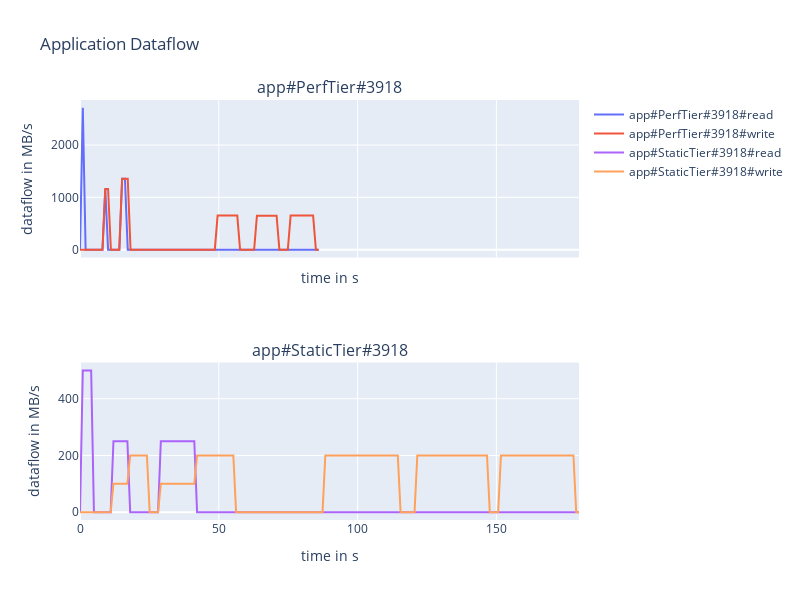

Here is the notebook cell this chart was saved with:
### Code cell
bw_normed = (bw/1e6).tolist()
app1 = Application(env, name=f"StaticTier#{jobid}",                  
                    compute=representation["events"],
                    read=representation["read_volumes"],
                    write=representation["write_volumes"],
                    #read_bw=bw_normed, write_bw=bw_normed, 
                    data=data)

app2 = Application(env, name=f"PerfTier#{jobid}",                  
                    compute=representation["events"],
                    read=representation["read_volumes"],
                    write=representation["write_volumes"],
                    read_bw=bw_normed, write_bw=bw_normed, 
                    data=data)
env.process(app1.run(cluster, placement=[1]*(len(representation["events"]))))
env.process(app2.run(cluster, placement=[0]*(len(representation["events"]))))
env.run()
fig = display_apps_dataflow(data, cluster, width=800, height=600)
fig.show()

### Figure 1 — Plotly figure (JSON) as saved in the notebook; plotly's stock layout.template omitted (floating-point values rounded to 4 significant figures; data arrays with more than 128 entries replaced by an {"elided": "..."} marker saying what was removed)
{"data": [{"line": {"shape": "linear"}, "name": "app#PerfTier#3918#read", "text": ["COMPUTE|volume=0B", "COMPUTE|volume=0B", "READ|on:tier1|volume=1.73 GB", "READ|on:tier1|volume=1.73 GB", "COMPUTE|volume=0B", "COMPUTE|volume=0B", "READ|on:tier1|volume=1.59 GB", "READ|on:tier1|volume=1.59 GB", "WRITE|on:tier1|volume=1.59 GB", "WRITE|on:tier1|volume=1.59 GB", "WRITE|on:tier1|volume=450.01 MB", "WRITE|on:tier1|volume=450.01 MB", "COMPUTE|volume=0B", "COMPUTE|volume=0B", "READ|on:tier1|volume=3.17 GB", "READ|on:tier1|volume=3.17 GB", "WRITE|on:tier1|volume=3.17 GB", "WRITE|on:tier1|volume=3.17 GB", "WRITE|on:tier1|volume=970.03 MB", "WRITE|on:tier1|volume=970.03 MB", "COMPUTE|volume=0B", "COMPUTE|volume=0B", "READ|on:tier1|volume=3.02 MB", "READ|on:tier1|volume=3.02 MB", "WRITE|on:tier1|volume=3.02 MB", "WRITE|on:tier1|volume=3.02 MB", "WRITE|on:tier1|volume=4.18 GB", "WRITE|on:tier1|volume=4.18 GB", "WRITE|on:tier1|volume=1.15 GB", "WRITE|on:tier1|volume=1.15 GB", "COMPUTE|volume=0B", "COMPUTE|volume=0B", "READ|on:tier1|volume=7.05 MB", "READ|on:tier1|volume=7.05 MB", "WRITE|on:tier1|volume=7.05 MB", "WRITE|on:tier1|volume=7.05 MB", "WRITE|on:tier1|volume=4.27 GB", "WRITE|on:tier1|volume=4.27 GB", "WRITE|on:tier1|volume=1.03 GB", "WRITE|on:tier1|volume=1.03 GB", "COMPUTE|volume=0B", "COMPUTE|volume=0B", "READ|on:tier1|volume=2.52 MB", "READ|on:tier1|volume=2.52 MB", "WRITE|on:tier1|volume=2.52 MB", "WRITE|on:tier1|volume=2.52 MB", "WRITE|on:tier1|volume=5.33 GB", "WRITE|on:tier1|volume=5.33 GB", "COMPUTE|volume=0B", "COMPUTE|volume=0B"], "textposition": "top center", "type": "scatter", "x": [0, 1.012, 2.023, 3.035, 4.047, 5.059, 6.07, 7.082, 8.094, 9.106, 10.12, 11.13, 12.14, 13.15, 14.16, 15.18, 16.19, 17.2, 18.21, 19.22, 20.23, 21.25, 22.26, 23.27, 24.28, 25.29, 26.3, 27.32, 28.33, 29.34, 30.35, 31.36, 32.38, 33.39, 34.4, 35.41, 36.42, 37.43, 38.45, 39.46, 40.47, 41.48, 42.49, 43.5, 44.52, 45.53, 46.54, 47.55, 48.56, 49.57, 50.59, 51.6, 52.61, 53.62, 54.63, 55.64, 56.66, 57.67, 58.68, 59.69, 60.7, 61.72, 62.73, 63.74, 64.75, 65.76, 66.77, 67.79, 68.8, 69.81, 70.82, 71.83, 72.84, 73.86, 74.87, 75.88, 76.89, 77.9, 78.91, 79.93, 80.94, 81.95, 82.96, 83.97, 84.98, 86.0], "xaxis": "x", "y": [0, 2711.0, 0, 0, 0, 0, 0, 0, 0, 1162.0, 0, 0, 0, 0, 0, 1358.0, 1358.0, 0, 0, 0, 0, 0, 0, 0, 0, 0, 0, 0, 0, 0, 0, 0, 0, 0, 0, 0, 0, 0, 0, 0, 0, 0, 0, 0, 0, 0, 0, 0, 0, 0, 0, 0, 0, 0, 0, 0, 0, 0, 0, 0, 0, 0, 0, 0, 0, 0, 0, 0, 0, 0, 0, 0, 0, 0, 0, 0, 0, 0, 0, 0, 0, 0, 0, 0, 0, 0], "yaxis": "y"}, {"line": {"shape": "linear"}, "name": "app#PerfTier#3918#write", "text": ["COMPUTE|volume=0B", "COMPUTE|volume=0B", "READ|on:tier1|volume=1.73 GB", "READ|on:tier1|volume=1.73 GB", "COMPUTE|volume=0B", "COMPUTE|volume=0B", "READ|on:tier1|volume=1.59 GB", "READ|on:tier1|volume=1.59 GB", "WRITE|on:tier1|volume=1.59 GB", "WRITE|on:tier1|volume=1.59 GB", "WRITE|on:tier1|volume=450.01 MB", "WRITE|on:tier1|volume=450.01 MB", "COMPUTE|volume=0B", "COMPUTE|volume=0B", "READ|on:tier1|volume=3.17 GB", "READ|on:tier1|volume=3.17 GB", "WRITE|on:tier1|volume=3.17 GB", "WRITE|on:tier1|volume=3.17 GB", "WRITE|on:tier1|volume=970.03 MB", "WRITE|on:tier1|volume=970.03 MB", "COMPUTE|volume=0B", "COMPUTE|volume=0B", "READ|on:tier1|volume=3.02 MB", "READ|on:tier1|volume=3.02 MB", "WRITE|on:tier1|volume=3.02 MB", "WRITE|on:tier1|volume=3.02 MB", "WRITE|on:tier1|volume=4.18 GB", "WRITE|on:tier1|volume=4.18 GB", "WRITE|on:tier1|volume=1.15 GB", "WRITE|on:tier1|volume=1.15 GB", "COMPUTE|volume=0B", "COMPUTE|volume=0B", "READ|on:tier1|volume=7.05 MB", "READ|on:tier1|volume=7.05 MB", "WRITE|on:tier1|volume=7.05 MB", "WRITE|on:tier1|volume=7.05 MB", "WRITE|on:tier1|volume=4.27 GB", "WRITE|on:tier1|volume=4.27 GB", "WRITE|on:tier1|volume=1.03 GB", "WRITE|on:tier1|volume=1.03 GB", "COMPUTE|volume=0B", "COMPUTE|volume=0B", "READ|on:tier1|volume=2.52 MB", "READ|on:tier1|volume=2.52 MB", "WRITE|on:tier1|volume=2.52 MB", "WRITE|on:tier1|volume=2.52 MB", "WRITE|on:tier1|volume=5.33 GB", "WRITE|on:tier1|volume=5.33 GB", "COMPUTE|volume=0B", "COMPUTE|volume=0B"], "textposition": "top center", "type": "scatter", "x": [0, 1.012, 2.023, 3.035, 4.047, 5.059, 6.07, 7.082, 8.094, 9.106, 10.12, 11.13, 12.14, 13.15, 14.16, 15.18, 16.19, 17.2, 18.21, 19.22, 20.23, 21.25, 22.26, 23.27, 24.28, 25.29, 26.3, 27.32, 28.33, 29.34, 30.35, 31.36, 32.38, 33.39, 34.4, 35.41, 36.42, 37.43, 38.45, 39.46, 40.47, 41.48, 42.49, 43.5, 44.52, 45.53, 46.54, 47.55, 48.56, 49.57, 50.59, 51.6, 52.61, 53.62, 54.63, 55.64, 56.66, 57.67, 58.68, 59.69, 60.7, 61.72, 62.73, 63.74, 64.75, 65.76, 66.77, 67.79, 68.8, 69.81, 70.82, 71.83, 72.84, 73.86, 74.87, 75.88, 76.89, 77.9, 78.91, 79.93, 80.94, 81.95, 82.96, 83.97, 84.98, 86.0], "xaxis": "x", "y": [0, 0, 0, 0, 0, 0, 0, 0, 0, 1162.0, 1162.0, 0, 0, 0, 0, 1358.0, 1358.0, 1358.0, 0, 0, 0, 0, 0, 0, 0, 0, 0, 0, 0, 0, 0, 0, 0, 0, 0, 0, 0, 0, 0, 0, 0, 0, 0, 0, 0, 0, 0, 0, 0, 650.8, 650.8, 650.8, 650.8, 650.8, 650.8, 650.8, 650.8, 0, 0, 0, 0, 0, 0, 650.0, 650.0, 650.0, 650.0, 650.0, 650.0, 650.0, 650.0, 0, 0, 0, 0, 650.9, 650.9, 650.9, 650.9, 650.9, 650.9, 650.9, 650.9, 650.9, 0, 0], "yaxis": "y"}, {"line": {"dash": "dot", "shape": "linear"}, "name": "PerfTier#3918 mvt", "text": [], "textposition": "top center", "type": "scatter", "x": [], "xaxis": "x", "y": [], "yaxis": "y"}, {"line": {"shape": "linear"}, "name": "app#StaticTier#3918#read", "text": ["COMPUTE|volume=0B", "COMPUTE|volume=0B", "READ|on:tier2|volume=319.23 MB", "READ|on:tier2|volume=319.23 MB", "READ|on:tier2|volume=1.41 GB", "READ|on:tier2|volume=1.41 GB", "COMPUTE|volume=0B", "COMPUTE|volume=0B", "WRITE|on:tier2|volume=293.19 MB", "WRITE|on:tier2|volume=293.19 MB", "READ|on:tier2|volume=732.98 MB", "READ|on:tier2|volume=732.98 MB", "WRITE|on:tier2|volume=233.38 MB", "WRITE|on:tier2|volume=233.38 MB", "READ|on:tier2|volume=583.46 MB", "READ|on:tier2|volume=583.46 MB", "READ|on:tier2|volume=178.6 MB", "READ|on:tier2|volume=178.6 MB", "WRITE|on:tier2|volume=71.44 MB", "WRITE|on:tier2|volume=71.44 MB", "READ|on:tier2|volume=93.74 MB", "READ|on:tier2|volume=93.74 MB", "WRITE|on:tier2|volume=37.49 MB", "WRITE|on:tier2|volume=37.49 MB", "WRITE|on:tier2|volume=1.4 GB", "WRITE|on:tier2|volume=1.4 GB", "COMPUTE|volume=0B", "COMPUTE|volume=0B", "WRITE|on:tier2|volume=301.64 MB", "WRITE|on:tier2|volume=301.64 MB", "READ|on:tier2|volume=754.09 MB", "READ|on:tier2|volume=754.09 MB", "WRITE|on:tier2|volume=355.27 EB", "WRITE|on:tier2|volume=355.27 EB", "READ|on:tier2|volume=888.18 EB", "READ|on:tier2|volume=888.18 EB", "READ|on:tier2|volume=2.41 GB", "READ|on:tier2|volume=2.41 GB", "WRITE|on:tier2|volume=965.96 MB", "WRITE|on:tier2|volume=965.96 MB", "WRITE|on:tier2|volume=1.59 GB", "WRITE|on:tier2|volume=1.59 GB", "WRITE|on:tier2|volume=929.03 KB", "WRITE|on:tier2|volume=929.03 KB", "WRITE|on:tier2|volume=1.28 GB", "WRITE|on:tier2|volume=1.28 GB", "WRITE|on:tier2|volume=476.84 EB", "WRITE|on:tier2|volume=476.84 EB", "COMPUTE|volume=0B", "COMPUTE|volume=0B", "READ|on:tier2|volume=3.02 MB", "READ|on:tier2|volume=3.02 MB", "WRITE|on:tier2|volume=1.21 MB", "WRITE|on:tier2|volume=1.21 MB", "WRITE|on:tier2|volume=5.33 GB", "WRITE|on:tier2|volume=5.33 GB", "COMPUTE|volume=0B", "COMPUTE|volume=0B", "READ|on:tier2|volume=7.05 MB", "READ|on:tier2|volume=7.05 MB", "WRITE|on:tier2|volume=2.82 MB", "WRITE|on:tier2|volume=2.82 MB", "WRITE|on:tier2|volume=5.3 GB", "WRITE|on:tier2|volume=5.3 GB", "COMPUTE|volume=0B", "COMPUTE|volume=0B", "READ|on:tier2|volume=2.52 MB", "READ|on:tier2|volume=2.52 MB", "WRITE|on:tier2|volume=1.01 MB", "WRITE|on:tier2|volume=1.01 MB", "WRITE|on:tier2|volume=5.33 GB", "WRITE|on:tier2|volume=5.33 GB", "COMPUTE|volume=0B", "COMPUTE|volume=0B"], "textposition": "top center", "type": "scatter", "x": {"elided": "180 float values"}, "xaxis": "x2", "y": {"elided": "180 int values"}, "yaxis": "y2"}, {"line": {"shape": "linear"}, "name": "app#StaticTier#3918#write", "text": ["COMPUTE|volume=0B", "COMPUTE|volume=0B", "READ|on:tier2|volume=319.23 MB", "READ|on:tier2|volume=319.23 MB", "READ|on:tier2|volume=1.41 GB", "READ|on:tier2|volume=1.41 GB", "COMPUTE|volume=0B", "COMPUTE|volume=0B", "WRITE|on:tier2|volume=293.19 MB", "WRITE|on:tier2|volume=293.19 MB", "READ|on:tier2|volume=732.98 MB", "READ|on:tier2|volume=732.98 MB", "WRITE|on:tier2|volume=233.38 MB", "WRITE|on:tier2|volume=233.38 MB", "READ|on:tier2|volume=583.46 MB", "READ|on:tier2|volume=583.46 MB", "READ|on:tier2|volume=178.6 MB", "READ|on:tier2|volume=178.6 MB", "WRITE|on:tier2|volume=71.44 MB", "WRITE|on:tier2|volume=71.44 MB", "READ|on:tier2|volume=93.74 MB", "READ|on:tier2|volume=93.74 MB", "WRITE|on:tier2|volume=37.49 MB", "WRITE|on:tier2|volume=37.49 MB", "WRITE|on:tier2|volume=1.4 GB", "WRITE|on:tier2|volume=1.4 GB", "COMPUTE|volume=0B", "COMPUTE|volume=0B", "WRITE|on:tier2|volume=301.64 MB", "WRITE|on:tier2|volume=301.64 MB", "READ|on:tier2|volume=754.09 MB", "READ|on:tier2|volume=754.09 MB", "WRITE|on:tier2|volume=355.27 EB", "WRITE|on:tier2|volume=355.27 EB", "READ|on:tier2|volume=888.18 EB", "READ|on:tier2|volume=888.18 EB", "READ|on:tier2|volume=2.41 GB", "READ|on:tier2|volume=2.41 GB", "WRITE|on:tier2|volume=965.96 MB", "WRITE|on:tier2|volume=965.96 MB", "WRITE|on:tier2|volume=1.59 GB", "WRITE|on:tier2|volume=1.59 GB", "WRITE|on:tier2|volume=929.03 KB", "WRITE|on:tier2|volume=929.03 KB", "WRITE|on:tier2|volume=1.28 GB", "WRITE|on:tier2|volume=1.28 GB", "WRITE|on:tier2|volume=476.84 EB", "WRITE|on:tier2|volume=476.84 EB", "COMPUTE|volume=0B", "COMPUTE|volume=0B", "READ|on:tier2|volume=3.02 MB", "READ|on:tier2|volume=3.02 MB", "WRITE|on:tier2|volume=1.21 MB", "WRITE|on:tier2|volume=1.21 MB", "WRITE|on:tier2|volume=5.33 GB", "WRITE|on:tier2|volume=5.33 GB", "COMPUTE|volume=0B", "COMPUTE|volume=0B", "READ|on:tier2|volume=7.05 MB", "READ|on:tier2|volume=7.05 MB", "WRITE|on:tier2|volume=2.82 MB", "WRITE|on:tier2|volume=2.82 MB", "WRITE|on:tier2|volume=5.3 GB", "WRITE|on:tier2|volume=5.3 GB", "COMPUTE|volume=0B", "COMPUTE|volume=0B", "READ|on:tier2|volume=2.52 MB", "READ|on:tier2|volume=2.52 MB", "WRITE|on:tier2|volume=1.01 MB", "WRITE|on:tier2|volume=1.01 MB", "WRITE|on:tier2|volume=5.33 GB", "WRITE|on:tier2|volume=5.33 GB", "COMPUTE|volume=0B", "COMPUTE|volume=0B"], "textposition": "top center", "type": "scatter", "x": {"elided": "180 float values"}, "xaxis": "x2", "y": {"elided": "180 int values"}, "yaxis": "y2"}, {"line": {"dash": "dot", "shape": "linear"}, "name": "StaticTier#3918 mvt", "text": [], "textposition": "top center", "type": "scatter", "x": [], "xaxis": "x2", "y": [], "yaxis": "y2"}], "layout": {"annotations": [{"font": {"size": 16}, "showarrow": false, "text": "app#PerfTier#3918", "x": 0.5, "xanchor": "center", "xref": "paper", "y": 1, "yanchor": "bottom", "yref": "paper"}, {"font": {"size": 16}, "showarrow": false, "text": "app#StaticTier#3918", "x": 0.5, "xanchor": "center", "xref": "paper", "y": 0.375, "yanchor": "bottom", "yref": "paper"}], "height": 600, "title": {"text": "Application Dataflow"}, "width": 800, "xaxis": {"anchor": "y", "domain": [0, 1], "matches": "x2", "showticklabels": false, "title": {"text": "time in s"}}, "xaxis2": {"anchor": "y2", "domain": [0, 1], "title": {"text": "time in s"}}, "yaxis": {"anchor": "x", "domain": [0.625, 1], "title": {"text": "dataflow in MB/s"}}, "yaxis2": {"anchor": "x2", "domain": [0, 0.375], "title": {"text": "dataflow in MB/s"}}}}
